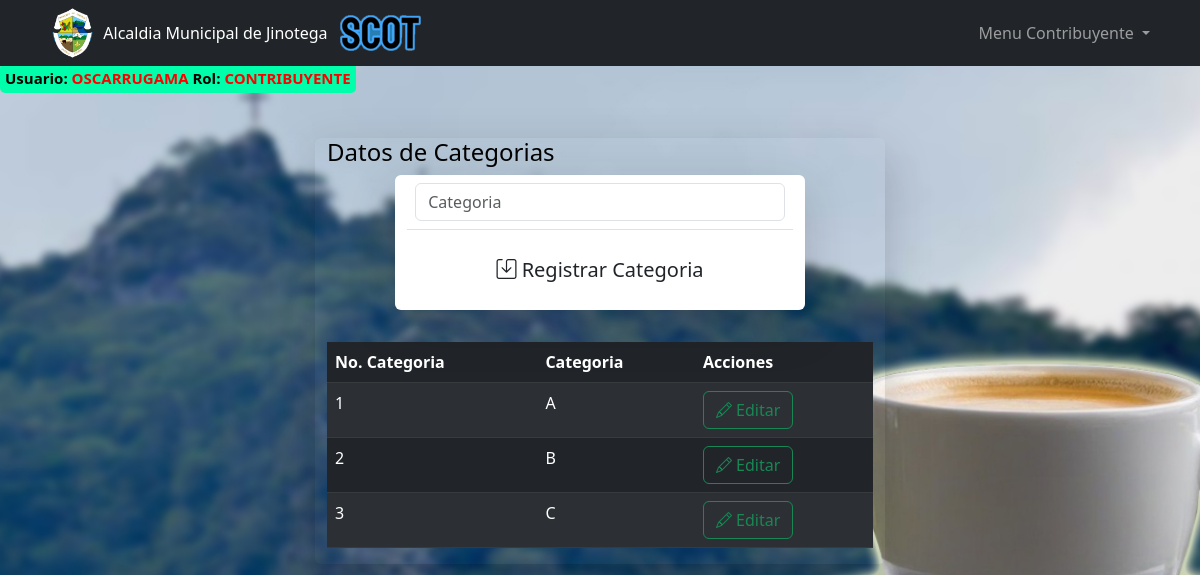
The app's page /pages/parametros/categorias.php (signed in) with its own data.
### tables this page shows
CREATE TABLE IF NOT EXISTS `categorias` (
  `idCategoria` int(11) NOT NULL AUTO_INCREMENT,
  `categoria` varchar(1) NOT NULL,
  PRIMARY KEY (`idCategoria`)
);

### pages/parametros/categorias.php (the view, shortened to what this page needs)
<?php include '../../templates/header_menu.php';  ?>
<?php
    $conexion = new Conexion();
    $conn = $conexion->conectar();
    $sql = "SELECT * FROM categorias";
    $resultado = mysqli_query($conn, $sql);
    $categorias = [];
    if ($resultado) {
        while ($row = mysqli_fetch_assoc($resultado)) {
            $categorias[] = $row;
        }
    }
?>
<div class="container mt-5">
    <div class="row justify-content-center">
        <div class="col-md-6 shadow-lg pb-3 mb-4 fondoEspecial rounded">
        <h4>Datos de Categorias</h4>
        <div class="container">
            <div class="row justify-content-center">
                <div class="col-md-9 shadow-lg pb-3 mb-4 bg-white rounded">
                    <form action="registrarCategoria.php" method="POST">
                        <table class="table">
                            <tbody>
                                <tr>
                                    <td class="col-md-3"><input id="categoria" name="categoria" type="text" class="form-control" placeholder="Categoria" oninput="this.value = this.value.toUpperCase()" required></td>
                                </tr>
                            </tbody>
                        </table>
                        <button type="submit" class="w-100 btn btn-guardar btn-lg"> <i class="bi bi-save"></i> Registrar Categoria </button>
                    </form>
                </div>
            </div>
        </div>
    <table class="mt-2 mb-0 table table-dark table-striped">
    <thead>
        <tr>
            <th>No. Categoria</th>
            <th>Categoria</th>
            <th>Acciones</th>
        </tr>
    </thead>
    <tbody>
        <?php foreach ($categorias as $categoria): ?>
        <tr>
            <td><?php echo htmlspecialchars($categoria['idCategoria']); ?></td>
            <td><?php echo htmlspecialchars($categoria['categoria']); ?></td>
            <td>
                <button type="button" class="btnEditar btn btn-outline-success bi bi-pencil" data-bs-toggle="modal" data-bs-target="#modalCategorias"> Editar</button>
            </td>
        </tr>
        <?php endforeach; ?>
    </tbody>
</table>

### templates/header_menu.php (style rules this page uses)
body { background-image: url("/public/Imagenes/FondoX.jpg"); background-size: cover; background-repeat: no-repeat; background-attachment: fixed; color: #000; }

### records on screen
categorias: idCategoria "1", categoria "A"
categorias: idCategoria "2", categoria "B"
categorias: idCategoria "3", categoria "C"

### other values on screen
$_SESSION['usuario'] "OSCARRUGAMA"
$_SESSION['rol'] "CONTRIBUYENTE"
